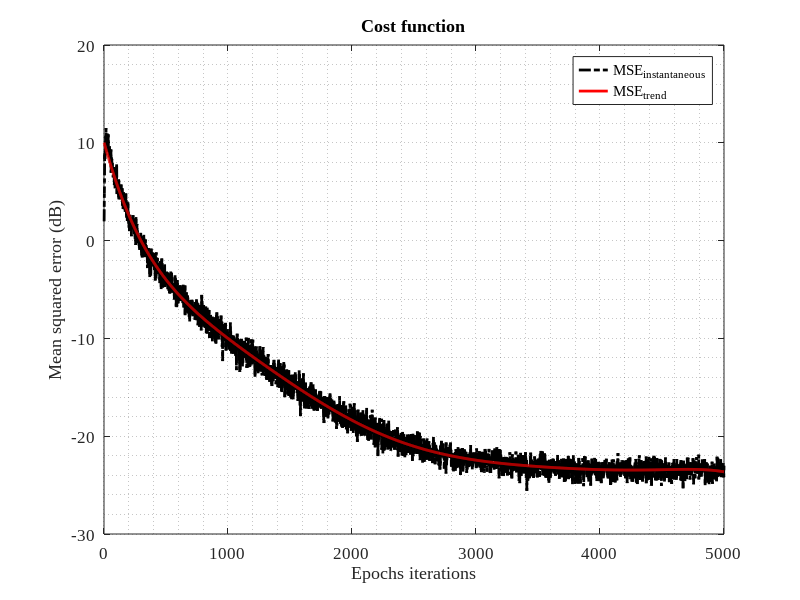
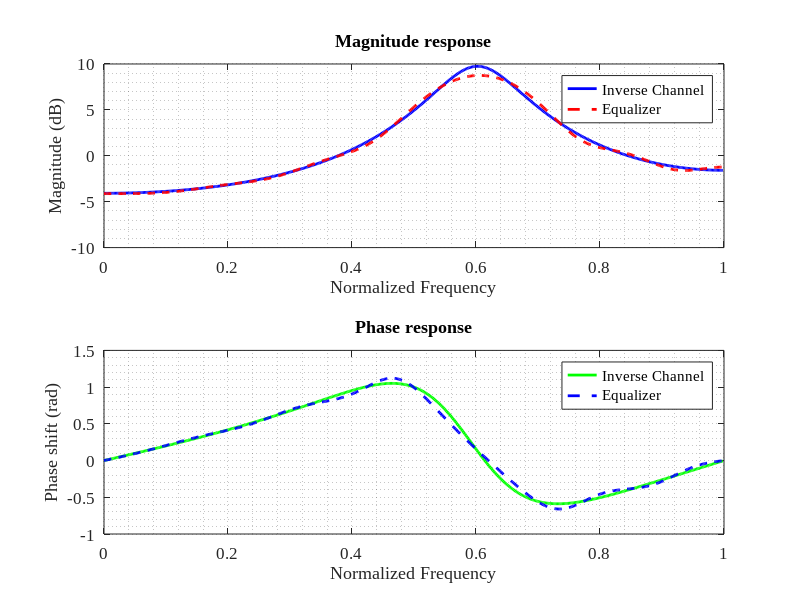

These charts were generated, in order, by the following MATLAB code:
%% Channel Equalization using Least Mean Square (LMS) algorithm
% Author: SHUJAAT KHAN
clc;
clear all;
close all;
%% Channel and noise level
h = [0.9 0.3 0.5 -0.1]; % Channel
SNRr = 30;              % Noise Level
%% LMS parameters
runs = 100;        % Number of independent runs (training repetation)
eta = 5e-3;         % Learning rate / step size
order=12;           % Order of the equalizer
%% Visualization settings
fsize=12;   % Font size of figure
lw=2;       % linewidth of plot
%% Algorithm
for run = 1 : runs
    %% intialize weights
    U = zeros(1,order); % Input frame
    W = randn(1,order); % Initial Weigths
    %% Input/Output data
    N = 5000;               % Number of samples
    Bits = 2;               % Number of bits for modulation (2-bit for Binary modulation)
    data = randi([0 1],1,N);        % Random signal
    d = real(pskmod(data,Bits));    % BPSK Modulated signal (desired/output)
    r = filter(h,1,d);              % Signal after passing through channel
    x = awgn(r, SNRr);              % Noisy Signal after channel (given/input)
    for n = 1 : N
        U(1,2:end) = U(1,1:end-1);  % Sliding window
        U(1,1) = x(n);              % Present Input
     
        y = (W)*U';             % Calculating output of LMS
        e = d(n) - y;           % Instantaneous error 
        W = W +  eta * e * U ;  % Weight update rule of LMS
        J(run,n) = e * e';        % Instantaneous square error
    end
end
%% Calculation of performance parameters
MJ = mean(J,1);     % Mean square error
CS=freqz(h);        % Channel Spectrum
NF=(0:length(CS)-1)./(length(CS));          % Normalized Frequencies
IMR=-10*log10(real(CS).^2 + imag(CS).^2);   % Inverse channel magnitude response (desired)
IPR=-imag(CS)./real(CS);                    % Inverse channel phase response (desired)
ES=freqz(W);        % Equalizer Spectrum
EMR=10*log10(real(ES).^2 + imag(ES).^2);    % Equalizer magnitude response
EPR=imag(ES)./real(ES);                     % Equalizer phase response
%% Plots
figure % MSE
% plot(10*log10(MJ),'->k','linewidth',lw)
plot(10*log10(MJ),'-.k','linewidth',lw)
trendMJ = polyval(polyfit((0:N),[0 10*log10(MJ)],7),(1:N));
hold on
plot(trendMJ,'r','linewidth',lw)
hg=legend('MSE_{instantaneous}','MSE_{trend}','Location','Best');
grid minor
xlabel('Epochs iterations','FontSize',fsize);
ylabel('Mean squared error (dB)','FontSize',fsize);
title('Cost function','FontSize',2*fsize);
set(hg,'FontName','Times New Roman','FontSize',fsize)
set(gca,'FontName','Times New Roman','FontSize',fsize)
figure % Magnitude reponse
subplot(2,1,1)
plot(NF,IMR,'b','linewidth',lw)
hold on
plot(NF,EMR,'--r','linewidth',lw)
hg=legend('Inverse Channel','Equalizer','Location','Best');
grid minor
xlabel('Normalized Frequency','FontSize',fsize);
ylabel('Magnitude (dB)','FontSize',fsize);
title('Magnitude response','FontSize',2*fsize);
set(hg,'FontName','Times New Roman','FontSize',fsize)
set(gca,'FontName','Times New Roman','FontSize',fsize)
subplot(2,1,2)
plot(NF, IPR,'g','linewidth',lw)
hold on
plot(NF, EPR,'--b','linewidth',lw)
hg=legend('Inverse Channel','Equalizer','Location','Best');
grid minor
xlabel('Normalized Frequency','FontSize',fsize);
ylabel('Phase shift (rad)','FontSize',fsize);
title('Phase response','FontSize',2*fsize);
set(hg,'FontName','Times New Roman','FontSize',fsize)
set(gca,'FontName','Times New Roman','FontSize',fsize)